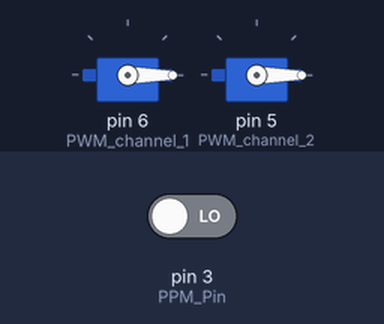
This sketch was run on a simulated Arduino Uno, built with avr-gcc and run on an emulated ATmega328P. On the bench: 2 × servo. The test bench sets the inputs (shaded band); at power-on: pin 3 (PPM_Pin) LOW. What the sketch prints to the serial monitor is not drawn.

Above: at 0.2 s.
Timing chart, 0 to 1.7 s (numbered marks = the images above):
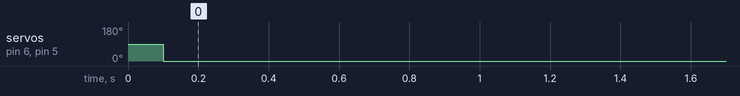

Measured:
- by itself, servo on pin 6 (PWM_channel_1), servo on pin 5 (PWM_channel_2): 90° → 0° at 0.10 s

The sketch:

ppm_to_pwm.ino
```cpp
#include <ServoTimer2.h>

/*This program puts the servo values into an array,
 reagrdless of channel number, polarity, ppm frame length, etc...
 You can even change these while scanning!*/

#define PPM_Pin 3  //this must be 2 or 3
#define PWM_channel_1 6
#define PWM_channel_2 5
int ppm[16];  //array for storing up to 16 servo signals

ServoTimer2 steering;
ServoTimer2 throttle;

void setup()
{
  Serial.begin(115200);
  Serial.println("ready");

  pinMode(PPM_Pin, INPUT);
  attachInterrupt(PPM_Pin - 2, read_ppm, CHANGE);

  //pinMode(PWM_channel_1, OUTPUT);
  steering.attach(PWM_channel_1);
  throttle.attach(PWM_channel_2);

  TCCR1A = 0;  //reset timer1
  TCCR1B = 0;
  TCCR1B |= (1 << CS11);  //set timer1 to increment every 0,5 us
}

void loop()
{
  //You can delete everithing inside loop() and put your own code here
  int count;

  while(ppm[count] != 0){  //print out the servo values
    //Serial.print(ppm[count]);
    //Serial.print("  ");
    count++;
  }
  //Serial.println("");
  delay(100);  //you can even use delays!!!

  //int channel_1 = map(ppm[0], 990, 2015, 0, 255);
  int channel_1 = ppm[0];
  int channel_2 = ppm[1];

  //analogWrite(PWM_channel_1, channel_1);
  steering.write(channel_1);
  throttle.write(channel_2);
  Serial.println("");
  Serial.print(channel_1);
  Serial.print("   ");
  Serial.print(channel_2);
}


void read_ppm(){  //leave this alone
  static unsigned int pulse;
  static unsigned long counter;
  static byte channel;

  counter = TCNT1;
  TCNT1 = 0;

  if(counter < 1020){  //must be a pulse if less than 510us
    pulse = counter;
  }
  else if(counter > 3820){  //sync pulses over 1910us
    channel = 0;
  }
  else{  //servo values between 510us and 2420us will end up here
    ppm[channel] = (counter + pulse)/2;
    channel++;
  }


}
```
